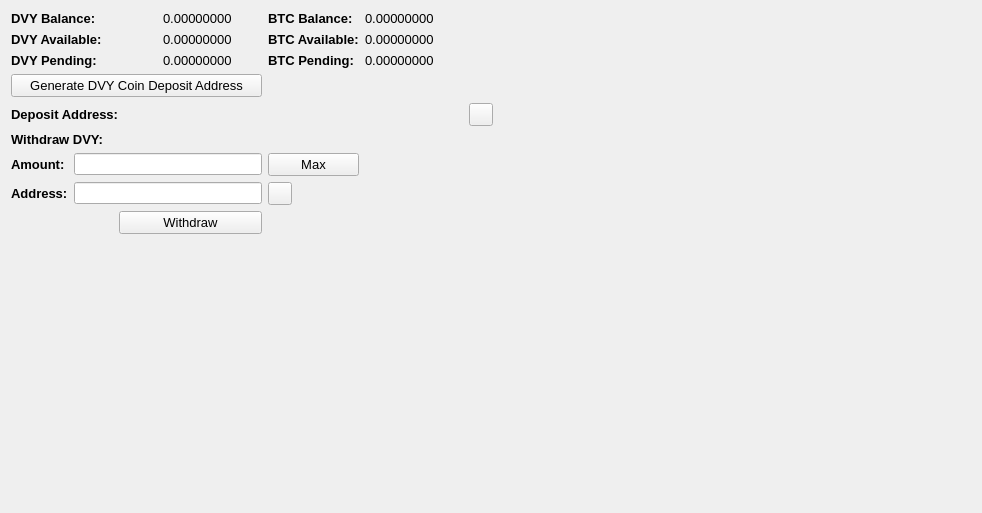
     <widget class="QWidget" name="BalanceTab">
      <attribute name="title">
       <string>Balance</string>
      </attribute>
      <layout class="QGridLayout" name="gridLayout_2">
       <item row="0" column="0" colspan="2">
        <widget class="QLabel" name="label_11">
         <property name="font">
          <font>
           <pointsize>10</pointsize>
           <weight>75</weight>
           <bold>true</bold>
          </font>
         </property>
         <property name="text">
          <string>DVY Balance:</string>
         </property>
        </widget>
       </item>
       <item row="0" column="3">
        <widget class="QLabel" name="DVYBalanceLabel">
         <property name="font">
          <font>
           <pointsize>10</pointsize>
          </font>
         </property>
         <property name="text">
          <string>0.00000000</string>
         </property>
         <property name="textInteractionFlags">
          <set>Qt::LinksAccessibleByMouse|Qt::TextSelectableByMouse</set>
         </property>
        </widget>
       </item>
       <item row="0" column="4">
        <widget class="QLabel" name="label_12">
         <property name="font">
          <font>
           <pointsize>10</pointsize>
           <weight>75</weight>
           <bold>true</bold>
          </font>
         </property>
         <property name="text">
          <string>BTC Balance:</string>
         </property>
        </widget>
       </item>
       <item row="0" column="5">
        <widget class="QLabel" name="BitcoinBalanceLabel">
         <property name="font">
          <font>
           <pointsize>10</pointsize>
          </font>
         </property>
         <property name="text">
          <string>0.00000000</string>
         </property>
         <property name="textInteractionFlags">
          <set>Qt::LinksAccessibleByMouse|Qt::TextSelectableByMouse</set>
         </property>
        </widget>
       </item>
       <item row="0" column="7" rowspan="10">
        <spacer name="horizontalSpacer_4">
         <property name="orientation">
          <enum>Qt::Horizontal</enum>
         </property>
         <property name="sizeHint" stdset="0">
          <size>
           <width>478</width>
           <height>488</height>
          </size>
         </property>
        </spacer>
       </item>
       <item row="1" column="0" colspan="2">
        <widget class="QLabel" name="label_13">
         <property name="font">
          <font>
           <pointsize>10</pointsize>
           <weight>75</weight>
           <bold>true</bold>
          </font>
         </property>
         <property name="text">
          <string>DVY Available:</string>
         </property>
        </widget>
       </item>
       <item row="1" column="3">
        <widget class="QLabel" name="DVYAvailableLabel_2">
         <property name="font">
          <font>
           <pointsize>10</pointsize>
          </font>
         </property>
         <property name="text">
          <string>0.00000000</string>
         </property>
         <property name="textInteractionFlags">
          <set>Qt::LinksAccessibleByMouse|Qt::TextSelectableByMouse</set>
         </property>
        </widget>
       </item>
       <item row="1" column="4">
        <widget class="QLabel" name="label_15">
         <property name="font">
          <font>
           <pointsize>10</pointsize>
           <weight>75</weight>
           <bold>true</bold>
          </font>
         </property>
         <property name="text">
          <string>BTC Available:</string>
         </property>
        </widget>
       </item>
       <item row="1" column="5">
        <widget class="QLabel" name="BitcoinAvailableLabel">
         <property name="font">
          <font>
           <pointsize>10</pointsize>
          </font>
         </property>
         <property name="text">
          <string>0.00000000</string>
         </property>
         <property name="textInteractionFlags">
          <set>Qt::LinksAccessibleByMouse|Qt::TextSelectableByMouse</set>
         </property>
        </widget>
       </item>
       <item row="2" column="0" colspan="2">
        <widget class="QLabel" name="label_14">
         <property name="font">
          <font>
           <pointsize>10</pointsize>
           <weight>75</weight>
           <bold>true</bold>
          </font>
         </property>
         <property name="text">
          <string>DVY Pending:</string>
         </property>
        </widget>
       </item>
       <item row="2" column="3">
        <widget class="QLabel" name="DVYPendingLabel">
         <property name="font">
          <font>
           <pointsize>10</pointsize>
          </font>
         </property>
         <property name="text">
          <string>0.00000000</string>
         </property>
         <property name="textInteractionFlags">
          <set>Qt::LinksAccessibleByMouse|Qt::TextSelectableByMouse</set>
         </property>
        </widget>
       </item>
       <item row="2" column="4">
        <widget class="QLabel" name="label_31">
         <property name="font">
          <font>
           <pointsize>10</pointsize>
           <weight>75</weight>
           <bold>true</bold>
          </font>
         </property>
         <property name="text">
          <string>BTC Pending:</string>
         </property>
        </widget>
       </item>
       <item row="2" column="5">
        <widget class="QLabel" name="BitcoinPendingLabel">
         <property name="font">
          <font>
           <pointsize>10</pointsize>
          </font>
         </property>
         <property name="text">
          <string>0.00000000</string>
         </property>
         <property name="textInteractionFlags">
          <set>Qt::LinksAccessibleByMouse|Qt::TextSelectableByMouse</set>
         </property>
        </widget>
       </item>
       <item row="3" column="0" colspan="4">
        <widget class="QPushButton" name="GenDepositBTN">
         <property name="font">
          <font>
           <pointsize>10</pointsize>
          </font>
         </property>
         <property name="text">
          <string>Generate DVY Coin Deposit Address</string>
         </property>
        </widget>
       </item>
       <item row="4" column="0" colspan="3">
        <widget class="QLabel" name="label_33">
         <property name="font">
          <font>
           <pointsize>10</pointsize>
           <weight>75</weight>
           <bold>true</bold>
          </font>
         </property>
         <property name="text">
          <string>Deposit Address:</string>
         </property>
        </widget>
       </item>
       <item row="4" column="3" colspan="3">
        <widget class="QLabel" name="DepositAddressLabel">
         <property name="minimumSize">
          <size>
           <width>300</width>
           <height>0</height>
          </size>
         </property>
         <property name="palette">
          <palette>
           <active>
            <colorrole role="WindowText">
             <brush brushstyle="SolidPattern">
              <color alpha="255">
               <red>0</red>
               <green>0</green>
               <blue>0</blue>
              </color>
             </brush>
            </colorrole>
            <colorrole role="Text">
             <brush brushstyle="SolidPattern">
              <color alpha="255">
               <red>0</red>
               <green>0</green>
               <blue>255</blue>
              </color>
             </brush>
            </colorrole>
           </active>
           <inactive>
            <colorrole role="WindowText">
             <brush brushstyle="SolidPattern">
              <color alpha="255">
               <red>0</red>
               <green>0</green>
               <blue>0</blue>
              </color>
             </brush>
            </colorrole>
            <colorrole role="Text">
             <brush brushstyle="SolidPattern">
              <color alpha="255">
               <red>0</red>
               <green>0</green>
               <blue>255</blue>
              </color>
             </brush>
            </colorrole>
           </inactive>
           <disabled>
            <colorrole role="WindowText">
             <brush brushstyle="SolidPattern">
              <color alpha="255">
               <red>120</red>
               <green>120</green>
               <blue>120</blue>
              </color>
             </brush>
            </colorrole>
            <colorrole role="Text">
             <brush brushstyle="SolidPattern">
              <color alpha="255">
               <red>120</red>
               <green>120</green>
               <blue>120</blue>
              </color>
             </brush>
            </colorrole>
           </disabled>
          </palette>
         </property>
         <property name="font">
          <font>
           <pointsize>10</pointsize>
           <weight>75</weight>
           <bold>true</bold>
          </font>
         </property>
         <property name="text">
          <string/>
         </property>
         <property name="alignment">
          <set>Qt::AlignRight|Qt::AlignTrailing|Qt::AlignVCenter</set>
         </property>
         <property name="textInteractionFlags">
          <set>Qt::LinksAccessibleByMouse|Qt::TextSelectableByKeyboard|Qt::TextSelectableByMouse</set>
         </property>
        </widget>
       </item>
       <item row="4" column="6">
        <widget class="QToolButton" name="DepositCopyButton">
         <property name="toolTip">
          <string>Copy to clipboard</string>
         </property>
         <property name="text">
          <string/>
         </property>
         <property name="icon">
          <iconset resource="../bitcoin.qrc">
           <normaloff>:/icons/editcopy</normaloff>:/icons/editcopy</iconset>
         </property>
         <property name="shortcut">
          <string>Alt+P</string>
         </property>
        </widget>
       </item>
       <item row="5" column="0" colspan="2">
        <widget class="QLabel" name="label_34">
         <property name="font">
          <font>
           <pointsize>10</pointsize>
           <weight>75</weight>
           <bold>true</bold>
          </font>
         </property>
         <property name="text">
          <string>Withdraw DVY:</string>
         </property>
        </widget>
       </item>
       <item row="6" column="0">
        <widget class="QLabel" name="label_26">
         <property name="font">
          <font>
           <pointsize>10</pointsize>
           <weight>75</weight>
           <bold>true</bold>
          </font>
         </property>
         <property name="text">
          <string>Amount:</string>
         </property>
        </widget>
       </item>
       <item row="6" column="1" colspan="3">
        <widget class="QLineEdit" name="WithdrawUnitsInput">
         <property name="font">
          <font>
           <pointsize>9</pointsize>
           <weight>75</weight>
           <bold>true</bold>
          </font>
         </property>
         <property name="text">
          <string/>
         </property>
        </widget>
       </item>
       <item row="6" column="4">
        <widget class="QPushButton" name="Withdraw_Max_Amount">
         <property name="font">
          <font>
           <pointsize>10</pointsize>
          </font>
         </property>
         <property name="text">
          <string>Max</string>
         </property>
        </widget>
       </item>
       <item row="7" column="0">
        <widget class="QLabel" name="label_10">
         <property name="font">
          <font>
           <pointsize>10</pointsize>
           <weight>75</weight>
           <bold>true</bold>
          </font>
         </property>
         <property name="text">
          <string>Address:</string>
         </property>
        </widget>
       </item>
       <item row="7" column="1" colspan="3">
        <widget class="QLineEdit" name="WithdrawAddress">
         <property name="font">
          <font>
           <pointsize>9</pointsize>
           <weight>75</weight>
           <bold>true</bold>
          </font>
         </property>
        </widget>
       </item>
       <item row="7" column="4">
        <widget class="QToolButton" name="WithdrawPasteButton">
         <property name="toolTip">
          <string>Paste from clipboard</string>
         </property>
         <property name="text">
          <string/>
         </property>
         <property name="icon">
          <iconset resource="../bitcoin.qrc">
           <normaloff>:/icons/editpaste</normaloff>:/icons/editpaste</iconset>
         </property>
         <property name="shortcut">
          <string>Alt+P</string>
         </property>
        </widget>
       </item>
       <item row="8" column="2" colspan="2">
        <widget class="QPushButton" name="WithdrawUnitsBtn">
         <property name="font">
          <font>
           <pointsize>10</pointsize>
          </font>
         </property>
         <property name="text">
          <string>Withdraw</string>
         </property>
        </widget>
       </item>
       <item row="9" column="0" colspan="6">
        <spacer name="verticalSpacer">
         <property name="orientation">
          <enum>Qt::Vertical</enum>
         </property>
         <property name="sizeHint" stdset="0">
          <size>
           <width>428</width>
           <height>262</height>
          </size>
         </property>
        </spacer>
       </item>
      </layout>
      <zorder>label_31</zorder>
      <zorder>label_15</zorder>
      <zorder>label_12</zorder>
      <zorder>label_14</zorder>
      <zorder>label_13</zorder>
      <zorder>label_11</zorder>
      <zorder>BitcoinBalanceLabel</zorder>
      <zorder>DVYBalanceLabel</zorder>
      <zorder>DVYAvailableLabel_2</zorder>
      <zorder>DVYPendingLabel</zorder>
      <zorder>BitcoinAvailableLabel</zorder>
      <zorder>BitcoinPendingLabel</zorder>
      <zorder>label_33</zorder>
      <zorder>GenDepositBTN</zorder>
      <zorder>DepositAddressLabel</zorder>
      <zorder>Withdraw_Max_Amount</zorder>
      <zorder>label_34</zorder>
      <zorder>WithdrawUnitsInput</zorder>
      <zorder>label_10</zorder>
      <zorder>label_26</zorder>
      <zorder>WithdrawAddress</zorder>
      <zorder>WithdrawUnitsBtn</zorder>
      <zorder>horizontalSpacer_4</zorder>
      <zorder>verticalSpacer</zorder>
      <zorder>WithdrawPasteButton</zorder>
      <zorder>DepositCopyButton</zorder>
     </widget>
